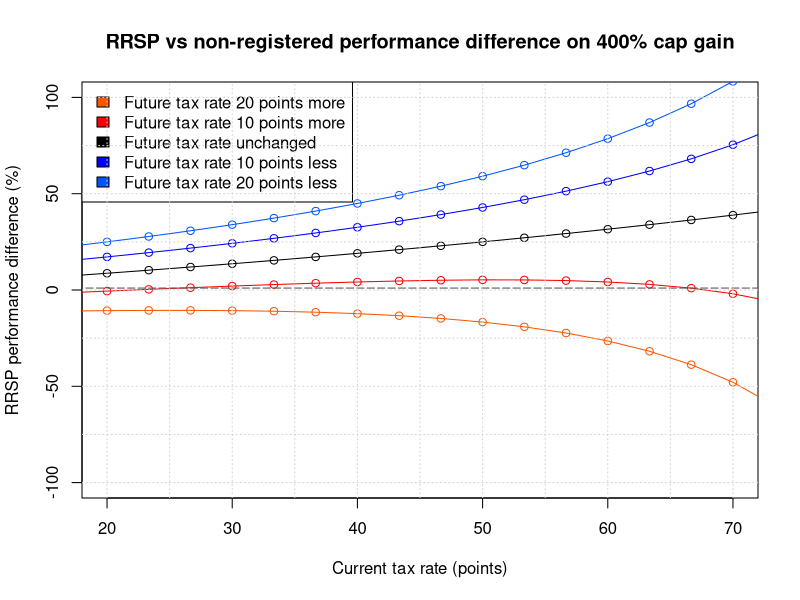
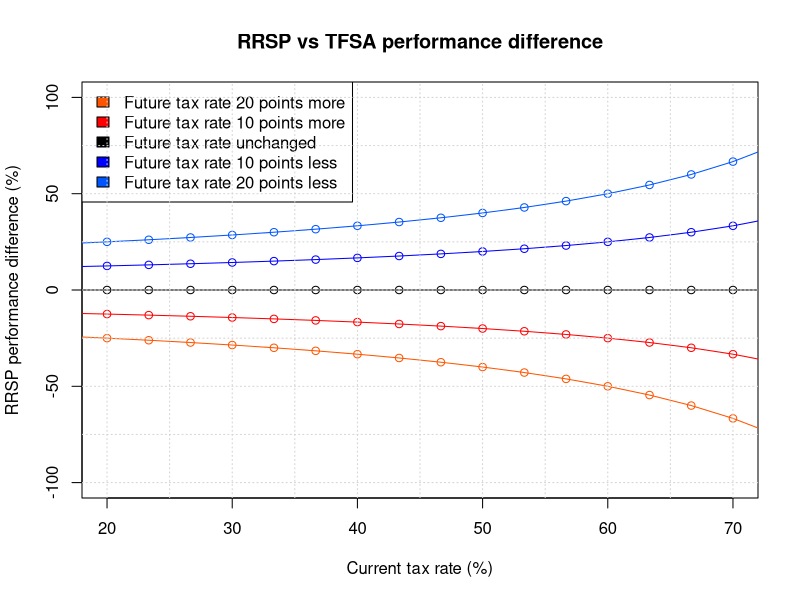
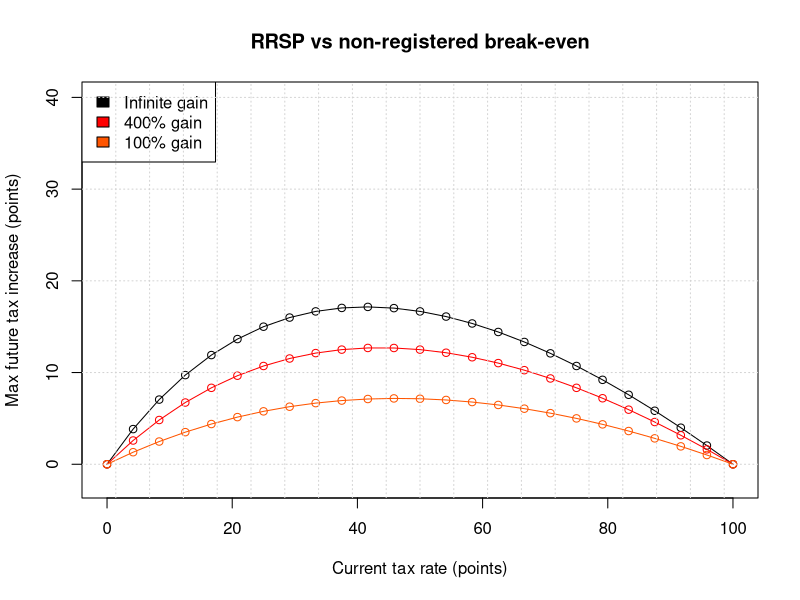

Write the R code that produced these figures, in order.
#
# MIT License
# 
# Copyright (c) 2017 ab5trakkt
# 
# Permission is hereby granted, free of charge, to any person obtaining a copy
# of this software and associated documentation files (the "Software"), to deal
# in the Software without restriction, including without limitation the rights
# to use, copy, modify, merge, publish, distribute, sublicense, and/or sell
# copies of the Software, and to permit persons to whom the Software is
# furnished to do so, subject to the following conditions:
# 
# The above copyright notice and this permission notice shall be included in all
# copies or substantial portions of the Software.
# 
# THE SOFTWARE IS PROVIDED "AS IS", WITHOUT WARRANTY OF ANY KIND, EXPRESS OR
# IMPLIED, INCLUDING BUT NOT LIMITED TO THE WARRANTIES OF MERCHANTABILITY,
# FITNESS FOR A PARTICULAR PURPOSE AND NONINFRINGEMENT. IN NO EVENT SHALL THE
# AUTHORS OR COPYRIGHT HOLDERS BE LIABLE FOR ANY CLAIM, DAMAGES OR OTHER
# LIABILITY, WHETHER IN AN ACTION OF CONTRACT, TORT OR OTHERWISE, ARISING FROM,
# OUT OF OR IN CONNECTION WITH THE SOFTWARE OR THE USE OR OTHER DEALINGS IN THE
# SOFTWARE.
#

frame()

x <- seq(0.0,0.8,length=25)

## Gain factor
K <- 5

## Capital gains inclusion
r <- 1/2
#r <- 2/3
#r <- 3/4
Khat=(K-1)/K

## Future tax spread
delta <- 0.1

## RRSP performance over cash
RRSPvCash_Eq <-((1-x)/((1-x)*(1-Khat*x*r))-1)*100

RRSPvCash_U1 <- ((1-(x+delta))/((1-x)*(1-Khat*(x+delta)*r))-1)*100
RRSPvCash_D1 <- ((1-(x-delta))/((1-x)*(1-Khat*(x-delta)*r))-1)*100
RRSPvCash_U2 <- ((1-(x+2*delta))/((1-x)*(1-Khat*(x+2*delta)*r))-1)*100
RRSPvCash_D2 <- ((1-(x-2*delta))/((1-x)*(1-Khat*(x-2*delta)*r))-1)*100

plot(0,0,
     main="RRSP vs non-registered performance difference on 400% cap gain",
     xlab="Current tax rate (points)",
     ylab="RRSP performance difference (%)",
     xlim = c(20,70), ylim = c(-100,100), type = "n")
cl = c("#ff5500", "#FF0000", "#000000", "#0000FF", "#0055ff")

lines(100*x,RRSPvCash_U2,type="o", col=cl[1])
lines(100*x,RRSPvCash_U1,type="o", col=cl[2])
lines(100*x,RRSPvCash_Eq,type="o", col=cl[3])
lines(100*x,RRSPvCash_D1,type="o", col=cl[4])
lines(100*x,RRSPvCash_D2,type="o", col=cl[5])
lines(100*x,x/x,type="l", lty=5, col="#555555")
legend("topleft",legend=c("Future tax rate 20 points more",
                          "Future tax rate 10 points more",
                          "Future tax rate unchanged",
                          "Future tax rate 10 points less",
                          "Future tax rate 20 points less"
                          ),
                          fil=cl)

abline(h=seq(-100, 100, by=25),v=seq(20,70,by=5), col="lightgray", lty=3)

# TFSA performance over RRSP
plot(0,0,
     main="RRSP vs TFSA performance difference",
     xlab="Current tax rate (%)",
     ylab="RRSP performance difference (%)",
     xlim = c(20,70),ylim = c(-100,100))
RRSPvTFSA_Eq <-(((1-x)/(1-x))-1)*100

RRSPvTFSA_U1 <-(((1-(x+delta))/(1-x))-1)*100
RRSPvTFSA_D1 <-(((1-(x-delta))/(1-x))-1)*100
RRSPvTFSA_U2 <-(((1-(x+2*delta))/(1-x))-1)*100
RRSPvTFSA_D2 <-(((1-(x-2*delta))/(1-x))-1)*100

lines(100*x,RRSPvTFSA_U2,type="o", col=cl[1])
lines(100*x,RRSPvTFSA_U1,type="o", col=cl[2])
lines(100*x,RRSPvTFSA_Eq,type="o", col=cl[3])
lines(100*x,RRSPvTFSA_D1,type="o", col=cl[4])
lines(100*x,RRSPvTFSA_D2,type="o", col=cl[5])

legend("topleft",legend=c("Future tax rate 20 points more",
                          "Future tax rate 10 points more",
                          "Future tax rate unchanged",
                          "Future tax rate 10 points less",
                          "Future tax rate 20 points less"),
       fil=cl)

abline(h=seq(-100, 100, by=25),v=seq(20,70,by=5), col="lightgray", lty=3)

## Max future tax rate to breakeven with RRSP
x <- seq(0.0,1.0,length=25)
f <- (x/(1-r+r*x)-x)*100
freal <- (x/(1-(1-x)*r*0.8)-x)*100
freal2 <- (x/(1-(1-x)*r*0.5)-x)*100
plot(0,0,
     main="RRSP vs non-registered break-even",
     xlab="Current tax rate (points)",
     ylab="Max future tax increase (points)",
     xlim = c(0,100),ylim = c(-2,40),type = "n")
lines(100*x,f,type="o", col=cl[3])
lines(100*x,freal,type="o", col=cl[2])
lines(100*x,freal2,type="o", col=cl[1])
legend("topleft",legend=c("Infinite gain",
                          "400% gain",
                          "100% gain"),
       fil=c(cl[3],cl[2],cl[1]))
grid(20, NULL, col = "lightgray", lty = "dotted")
